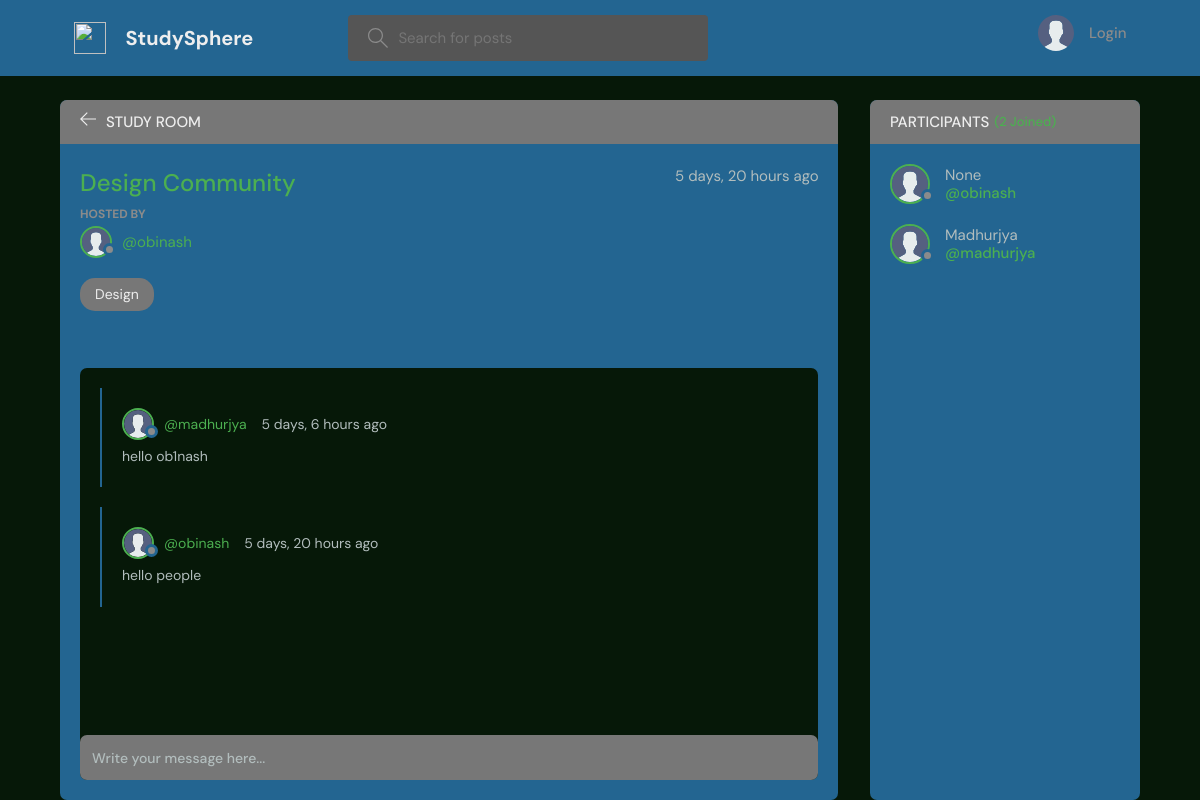
Page /room/3/ on the committed database.
### base/models.py (models this page shows, shortened)
class Room(models.Model):
    host = models.ForeignKey(User, on_delete=models.SET_NULL, null=True)
    topic = models.ForeignKey(Topic, on_delete=models.SET_NULL, null=True)
    name = models.CharField(max_length=200)
    description = models.TextField(null=True, blank=True)
    participants = models.ManyToManyField(
        User, related_name='participants', blank=True)
    updated = models.DateTimeField(auto_now=True)
    created = models.DateTimeField(auto_now_add=True)
    class Meta:
        ordering = ['-updated', '-created']

class User(AbstractUser):
    name = models.CharField(max_length=200, null=True)
    email = models.EmailField(unique=True, null=True)
    bio = models.TextField(null=True)
    avatar = models.ImageField(null=True, default="avatar.svg")
    USERNAME_FIELD = 'email'
    REQUIRED_FIELDS = ['username']

class Topic(models.Model):
    name = models.CharField(max_length=200)
    def __str__(self):
        return self.name

class Message(models.Model):
    user = models.ForeignKey(User, on_delete=models.CASCADE)
    room = models.ForeignKey(Room, on_delete=models.CASCADE)
    body = models.TextField()
    updated = models.DateTimeField(auto_now=True)
    created = models.DateTimeField(auto_now_add=True)
    class Meta:
        ordering = ['-updated', '-created']

### base/views.py (the view, shortened to what this page needs)
# urls.py: path('room/<str:pk>/', views.room, name="room"),
def room(request, pk):
    room = Room.objects.get(id=pk)
    room_messages = room.message_set.all()
    participants = room.participants.all()
    context = {'room': room, 'room_messages': room_messages,
               'participants': participants}
    return render(request, 'base/room.html', context)

### base/templates/base/room.html (shortened to what this page needs)
{% extends 'main.html' %}
{% block content %}
<main class="profile-page layout layout--2">
  <div class="container">
    <div class="room">
      <div class="room__top">
        <div class="room__topLeft">
          <a href="{% url 'home' %}">
            <svg version="1.1" xmlns="http://www.w3.org/2000/svg" width="32" height="32" viewBox="0 0 32 32">
              <title>arrow-left</title>
              <path
                d="M13.723 2.286l-13.723 13.714 13.719 13.714 1.616-1.611-10.96-10.96h27.625v-2.286h-27.625l10.965-10.965-1.616-1.607z">
              </path>
            </svg>
          </a>
          <h3>Study Room</h3>
        </div>
      </div>
      <div class="room__box scroll">
        <div class="room__header scroll">
          <div class="room__info">
            <h3>{{room.name}}</h3>
            <span>{{room.created|timesince}} ago</span>
          </div>
          <div class="room__hosted">
            <p>Hosted By</p>
            <a href="{% url 'user-profile' room.host.id %}" class="room__author">
              <div class="avatar avatar--small">
                <img src="{{room.host.avatar.url}}" />
              </div>
              <span>@{{room.host.username}}</span>
            </a>
          </div>
          <span class="room__topics">{{room.topic}}</span>
        </div>
        <div class="room__conversation">
          <div class="threads scroll">
            {% for message in room_messages %}
            <div class="thread">
              <div class="thread__top">
                <div class="thread__author">
                  <a href="{% url 'user-profile' message.user.id %}" class="thread__authorInfo">
                    <div class="avatar avatar--small">
                      <img src="{{message.user.avatar.url}}" />
                    </div>
                    <span>@{{message.user.username}}</span>
                  </a>
                  <span class="thread__date">{{message.created|timesince}} ago</span>
                </div>
              </div>
              <div class="thread__details">
                {{message.body}}
              </div>
            </div>
            {% endfor %}
          </div>
        </div>
      </div>
      <div class="room__message">
        <form action="" method="POST">
          <input name="body" placeholder="Write your message here..." />
        </form>
      </div>
    </div>
    <div class="participants">
      <h3 class="participants__top">Participants <span>({{participants.count}} Joined)</span></h3>
      <div class="participants__list scroll">
        {% for user in participants %}
        <a href="{%  url 'user-profile' user.id %}" class="participant">
          <div class="avatar avatar--medium">
            <img src="{{user.avatar.url}}" />
          </div>
          <p>
            {{user.name}}
            <span>@{{user.username}}</span>
          </p>
        </a>
        {% endfor %}
      </div>
    </div>
  </div>
</main>
{% endblock content %}

### rows in the picture
Room: name "Design Community", created "5 days, 20 hours", host.avatar (placeholder picture), host.username "obinash", topic "Design"
Message: user.avatar (placeholder picture), user.username "madhurjya", created "5 days, 6 hours", body "hello ob1nash"
Message: user.avatar (placeholder picture), user.username "obinash", created "5 days, 20 hours", body "hello people"
User: avatar (placeholder picture), name "None", username "obinash"
User: avatar (placeholder picture), name "Madhurjya", username "madhurjya"
